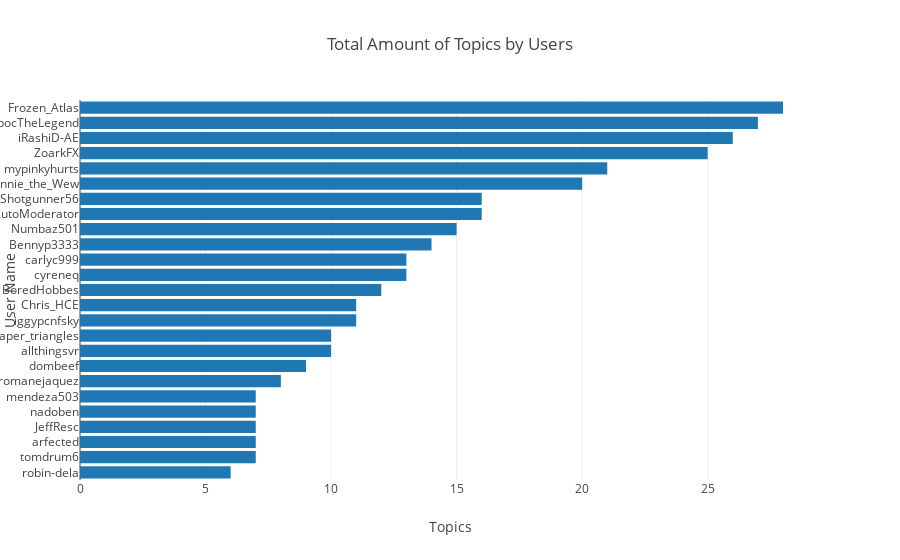

Notebook code for this chart:
### Markdown cell above
**First, let's take a look what redditors posted the most in subreddit:**

### Code cell
users = users.sort_values(by=['total_topics']) # sort by 'total_topics' column

data = [go.Bar(x=users.total_topics[-25:], # selection of the highest 25 values
               y=users.index[-25:], 
               orientation='h')]
layout = go.Layout(
    title='Total Amount of Topics by Users',
    xaxis=dict(title='Topics'),
    yaxis=dict(title='User Name')
)

fig = go.Figure(data=data, layout=layout)
iplot(fig)

### Figure 1 — Plotly figure (JSON) as saved in the notebook; plotly's stock layout.template omitted (floating-point values rounded to 4 significant figures)
{"data": [{"orientation": "h", "type": "bar", "uid": "e2c51d88-a004-11e8-a71a-843a4b06963c", "x": [6, 7, 7, 7, 7, 7, 8, 9, 10, 10, 11, 11, 12, 13, 13, 14, 15, 16, 16, 20, 21, 25, 26, 27, 28], "y": ["robin-dela", "tomdrum6", "arfected", "JeffResc", "nadoben", "mendeza503", "romanejaquez", "dombeef", "allthingsvr", "paper_triangles", "iggypcnfsky", "Chris_HCE", "BoredHobbes", "cyreneq", "carlyc999", "Bennyp3333", "Numbaz501", "AutoModerator", "Shotgunner56", "Jinnie_the_Wew", "mypinkyhurts", "ZoarkFX", "iRashiD-AE", "ApocTheLegend", "Frozen_Atlas"]}], "layout": {"title": "Total Amount of Topics by Users", "xaxis": {"title": "Topics"}, "yaxis": {"title": "User Name"}}}
